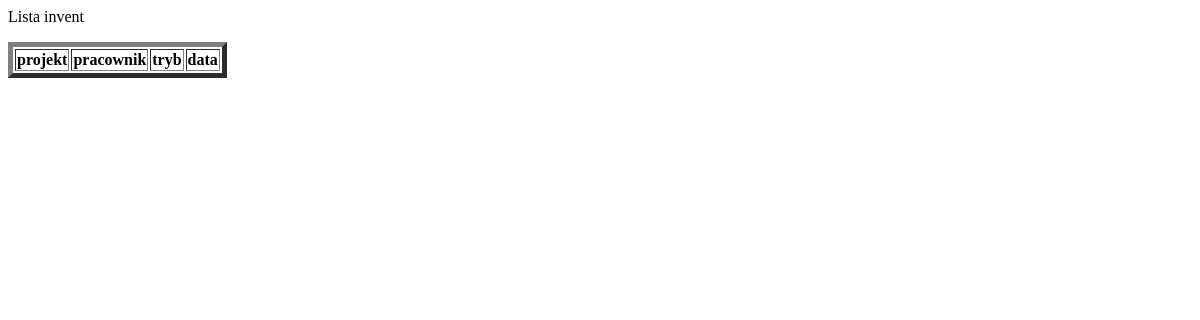
Page /invent/ on the earlier database version.
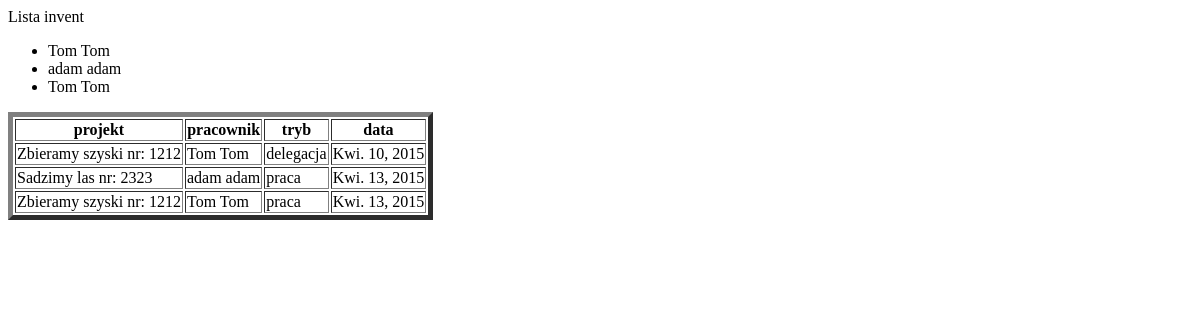
Same page on the later database version.
### worktime/models.py (models this page shows, shortened)
class Invent(models.Model):
    praca = 'PR'
    urlop = 'UR'
    delegacja = 'DL'
    zwolnienie = "ZW"
    WORK_TYPE_CHOICES =(
        (praca,'praca'),
        (urlop,'urlop'),
        (delegacja,'delegacja'),
         (zwolnienie,'zwolnienie'),
    )
    project =models.ForeignKey(Project)
    employee = models.ForeignKey(Employee)
    posted_date = models.DateField('Data dodania')
    worktype = models.CharField(max_length=10, choices=WORK_TYPE_CHOICES, default=praca)

class Employee(models.Model):
    firstName = models.CharField('imie',max_length=25, null=False)
    lastName = models.CharField('nazwisko',max_length=25, null=False)
    emaliadress = models.EmailField(null=False,)
    def __str__(self):
        return "{fname} {lname}".format(fname=self.firstName, lname=self.lastName)

class Project(models.Model):
    name = models.CharField('Nazwa', max_length=250)
    idname = models.IntegerField('Numer')
    def __str__(self):
        return "{name} nr: {idname}".format(name=self.name, idname=self.idname)

### worktime/views.py (the view)
# urls.py: url(r'^invent/$', InventListView.as_view()),
class InventListView(ListView):
    model = Invent

### worktime/templates/worktime/invent_list.html
{% extends "base.html" %}
{% block 'content' %}
    Lista invent
<ul>
    {% for row in object_list %}
        <li>{{ row.employee }}</li>
    {% endfor %}
</ul>
<table border="5">
    <th>projekt</th><th>pracownik</th><th>tryb</th><th>data</th>
    {% for row in object_list %}
       <tr>
           <td>{{ row.project }}</td><td>{{row.employee}}<td>{{row.get_worktype_display}}<td>{{row.posted_date}}</td>
       </tr>
    {% endfor %}
</table>
{% endblock %}

### templates/base.html (shortened to what this page needs)
<!DOCTYPE html>
<html>
<head lang="en">
</head>
<body>
    {% block 'content' %}
    {% endblock %}
</body>
</html>

Differences in the rows shown:
added Invent: employee "Tom Tom", project "Zbieramy szyski nr: 1212", worktype "delegacja", posted_date "Kwi. 10, 2015"
added Invent: employee "adam adam", project "Sadzimy las nr: 2323", worktype "praca", posted_date "Kwi. 13, 2015"
added Invent: employee "Tom Tom", project "Zbieramy szyski nr: 1212", worktype "praca", posted_date "Kwi. 13, 2015"
